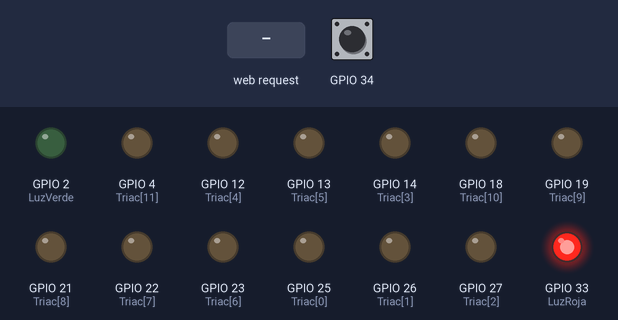
Bench run of a sketch on a simulated ESP32. Shown: output pins drawn as LEDs (lit = HIGH). The inputs (shaded band) are chosen by the test bench; at power-on: GPIO 34 HIGH. Random numbers use the default seed unless the sketch sets one; what the sketch prints to the serial monitor is not drawn.

Above: at 1.2 s.
1.3 s: GPIO 34 pulled LOW for 0.15 s
At 2.28 s:
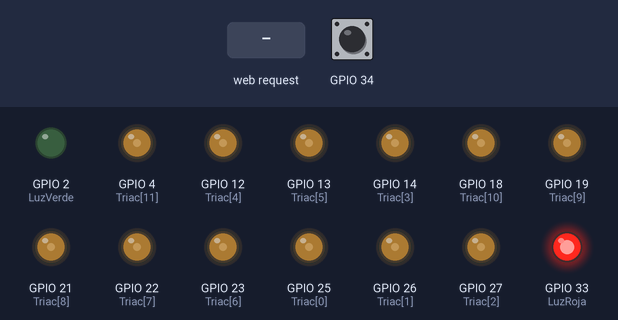
At 2.9 s:
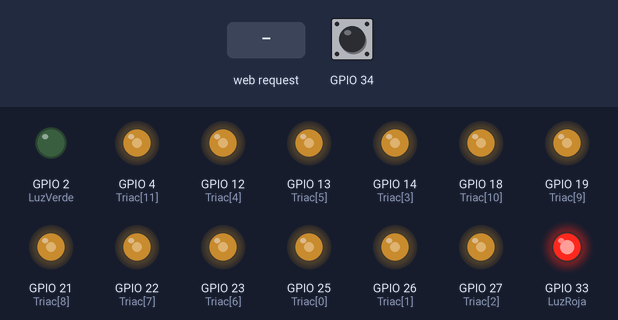
4.3 s: HTTP request GET /?secuencia=3 received
At 6.0 s:
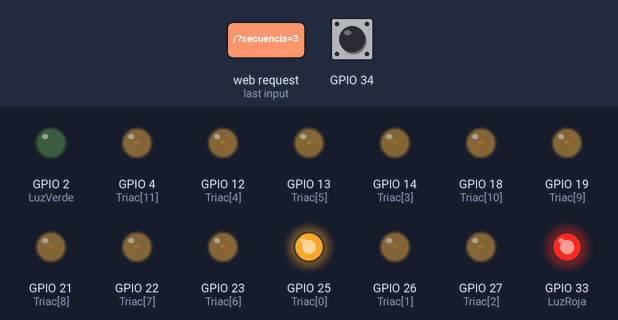
7.3 s: HTTP request GET /?secuencia=4 received
At 8.76 s:
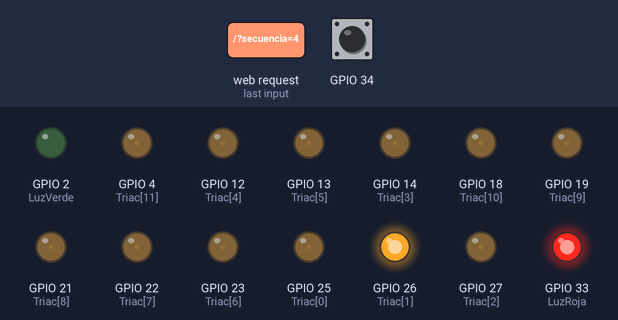
10.3 s: HTTP request GET /?secuencia=3 received
13.3 s: HTTP request GET /?secuencia=4 received
16.3 s: GPIO 34 pulled LOW for 1 s
Timing chart, 0 to 20.3 s (numbered marks = the images above; inputs shaded):
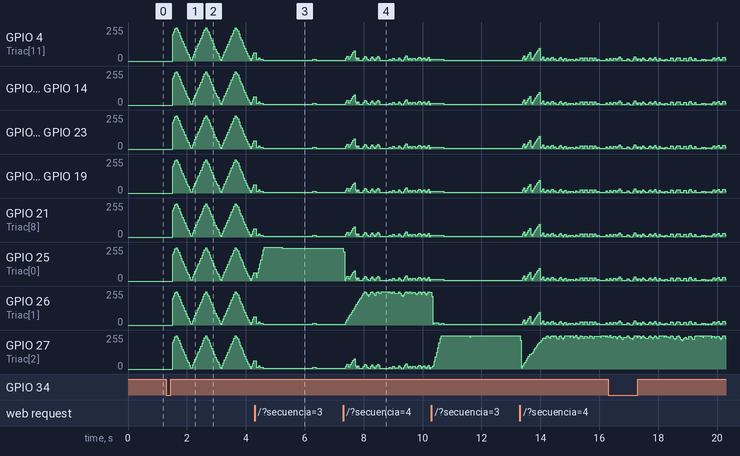

The sketch:

ESP32_Dim-SV-AP.ino
```cpp
#include <WiFi.h>
#include <WebServer.h>
#include <WiFiClientSecure.h>
#include <UniversalTelegramBot.h>

volatile int i = 0;
volatile boolean cruce_cero = false;
int Triac[12] = {25, 26, 27, 14, 12, 13, 23, 22, 21, 19, 18, 4}; // Define los pines de los triacs
volatile int dim[12]; // Define el nivel de dimming para cada triac
int T_int = 100;
int currentTriac = 0; // Variable para llevar la cuenta del triac actual
int LuzVerde = 2;
int LuzRoja = 33;
volatile unsigned long lastTimerInterruptMillis = 0;
volatile unsigned int timerInterruptCount = 0;
volatile unsigned long lastZeroCrossMillis = 0;
volatile unsigned int zeroCrossCount = 0;

int flag = 0;
int flag4 = 0;

unsigned long previousMillis = 0;
unsigned long interval = 5;
bool increasing = true;
volatile bool aux = false;
volatile long aux2;
volatile uint32_t isrCounter = 0;
volatile uint32_t lastIsrAt = 0;

portMUX_TYPE timerMux = portMUX_INITIALIZER_UNLOCKED;
hw_timer_t * timer = NULL;
int flag2 = 0;

enum State {
  STATE_IDLE,
  STATE_SECUENCIA_1,
  STATE_SECUENCIA_2,
  STATE_SECUENCIA_3,
  STATE_SECUENCIA_4,
  STATE_SECUENCIA_5,
  STATE_DIM,
  STATE_DIM_FIJO,
  // Agrega aquí los otros estados...
};
struct WiFiInfo {
  const char* ssid;
  const char* password;
};

#define NUM_NETWORKS 3

// Declara la variable 'state' aquí
State state = STATE_IDLE;

WiFiInfo networks[NUM_NETWORKS] = {
  {"Personal-250", "joaquin1995"},
  {"PANDEMONIUM", "PANDEMONIUM"}
  // Agrega aquí las otras redes Wi-Fi
};
#define BOTtoken "6605703445:AAGYnxji-z2lSjjiQc0EJZpn1IyqNMxkX4s"
#define CHAT_ID "1172351395"
WiFiClientSecure client;
UniversalTelegramBot bot(BOTtoken, client);

WebServer server(80);

int botRequestDelay = 100;
unsigned long lastTimeBotRan;

void handleRoot() {
  if (server.hasArg("secuencia")) {
    String secuencia = server.arg("secuencia");
    if (secuencia == "1") {
      state = STATE_SECUENCIA_1;
    } else if (secuencia == "2") {
      state = STATE_SECUENCIA_2;
    } else if (secuencia == "3") {
      state = STATE_SECUENCIA_3;
    } else if (secuencia == "4") {
      state = STATE_SECUENCIA_4;
    } else if (secuencia == "5") {
      state = STATE_SECUENCIA_5;
    }
  }

  if (server.hasArg("dim")) {
    int dimValue = server.arg("dim").toInt();
    for (int j = 0; j < 12; j++) {
      dim[j] = dimValue;
    }
    state = STATE_DIM_FIJO; // Cambia al nuevo estado
    Serial.println("Dimming fijo establecido en: " + String(dimValue));
  }


  String html = "<!DOCTYPE HTML>";
  html += "<html><head><title>Twisted Transistors Dimming</title><style>";
  html += "body { background-color: #000000; color: #FFFFFF; font-family: Arial, sans-serif; }";
  html += "h1 { color: #ADD8E6; }";
  html += ".center { display: flex; justify-content: center; align-items: center; height: 100vh; flex-direction: column; }";
  html += ".button { background-color: #4CAF50; border: none; color: white; padding: 15px 32px; text-align: center; text-decoration: none; display: inline-block; font-size: 16px; margin: 4px 2px; cursor: pointer; }";
  html += "</style></head><body><div class='center'>";
  html += "<h1>Control de Luces en Bar Barone</h1>";
  html += "<p>Selecciona una secuencia:</p>";
  html += "<button class='button' onClick=location.href='./?secuencia=1'>Secuencia 1 (Todas iguales rapido)</button>";
  html += "<button class='button' onClick=location.href='./?secuencia=2'>Secuencia 2 (Todas iguales lento)</button>";
  html += "<button class='button' onClick=location.href='./?secuencia=3'>Secuencia 3 (1 x 1 rapido)</button>";
  html += "<button class='button' onClick=location.href='./?secuencia=4'>Secuencia 4 (1 x 1 lento)</button>";
  html += "<button class='button' onClick=location.href='./?secuencia=5'>Secuencia 5 (Aleatoria)</button>";
  html += "<p>Establece el dimming fijo:</p>";
  html += "<input type='range' min='0' max='100' value='50' class='slider' id='dimSlider'>";
  html += "<button class='button' onClick=location.href='./?dim='+document.getElementById('dimSlider').value>Establecer Dimming</button>";
  html += "<p>Para mas informacion, contacta al numero de WhatsApp: 2920591019</p>";
  html += "</div></body></html>";
  server.send(200, "text/html", html);
}

void IRAM_ATTR deteccion_Cruce_cero()
{
  if ((millis() - aux2) > 5) {
    zeroCrossCount++;//5ms of debounce
    if (cruce_cero == true) {

      for (int j = 0; j < 12; j++) {
        digitalWrite(Triac[j], LOW);
      }
      i = 0;

    }
    else {
      //digitalWrite(26, HIGH);
      cruce_cero = true;

    }
  }
  aux2 = millis();

}


void IRAM_ATTR Dimer()
{
  portENTER_CRITICAL_ISR(&timerMux);
  timerInterruptCount++;
  if (cruce_cero == true ) {

    for (int j = 0; j < 12; j++) {
      if (i >= dim[j] ) {
        digitalWrite(Triac[j], HIGH);
      }
    }
    if (i >= 100) {
      i = 0;
      for (int j = 0; j < 12; j++) {
        digitalWrite(Triac[j], LOW);
      }

    }
    else {
      {
        i++;
      }
    }
  }
  portEXIT_CRITICAL_ISR(&timerMux);
}
void setup() {
  Serial.begin(9600);
  delay(10);

  // Define los pines de las luces como salida
  pinMode(LuzVerde, OUTPUT);
  pinMode(LuzRoja, OUTPUT);
  digitalWrite(LuzRoja, HIGH);

  // Create a Wi-Fi access point
  WiFi.softAP("TWISTED TRANSISTOR", "12345678");
  IPAddress IP = WiFi.softAPIP();
  Serial.print("AP IP address: ");
  Serial.println(IP);

  server.on("/", handleRoot);
  server.begin();
  Serial.println("Servidor Iniciado");
  Serial.println("Ingrese desde un navegador web usando la siguiente IP:");
  Serial.println(WiFi.softAPIP()); //Obtenemos la IP

  // El resto de tu código...
  for (int j = 0; j < 12; j++) {
    pinMode(Triac[j], OUTPUT);
  }
  for (int j = 0; j < 12; j++) {
    dim[j] = 95;
  }
  pinMode(34, INPUT_PULLUP);
  attachInterrupt(digitalPinToInterrupt(34), deteccion_Cruce_cero, RISING);

  timer = timerBegin(0, 80, true);
  timerAttachInterrupt(timer, &Dimer, true);
  timerAlarmWrite(timer, 100, true);  //RAPIDEZ JEJE ,
  timerAlarmEnable(timer);
}
 void loop() {
  server.handleClient();
  static State lastState = state; // Guarda el último estado
  static unsigned long lastPrintMillis = 0; // Guarda la última vez que se imprimió el dimming

  if (lastState != state) {
    for (int j = 0; j < 12; j++) {
      dim[j] = 100; // Apaga todas las luces
    }
    lastState = state; // Actualiza el último estado
  }
  switch (state) {
    case STATE_IDLE:
      // No hacer nada
      break;
    case STATE_SECUENCIA_1:
      interval = 3;
      loop1();
      break;
    case STATE_SECUENCIA_2:
      interval = 7;
      loop1();
      break;
    case STATE_SECUENCIA_3:
      interval = 3;
      loop2();
      break;
    case STATE_SECUENCIA_4:
      interval = 7;
      loop2();
      break;

    case STATE_SECUENCIA_5:
      interval = 7;
      loop3();
      break;
    case STATE_DIM_FIJO:
      // Aquí puedes poner el código para manejar el dimming fijo
      break;
    case STATE_DIM:
      //Serial.println("Ejecutando dimming normal...");
      // Aquí puedes poner el código para manejar el dimming normal
      break;
      // Agrega aquí los otros casos...
  }


}


void loop1() {
  unsigned long currentMillis = millis();
  if (currentMillis - previousMillis >= interval) {
    previousMillis = currentMillis;
    if (increasing) {
      for (int j = 0; j < 12; j++) {
        if (dim[j] < 100) {
          dim[j]++;
        } else {
          increasing = false;
        }
      }
    } else {
      for (int j = 0; j < 12; j++) {
        if (dim[j] > 0) {
          dim[j]--;
        } else {
          increasing = true;
        }
      }
    }
  }
}


void loop2() {
  unsigned long currentMillis = millis();
  static bool decrementing = true; // Variable para controlar la dirección del dimming

  if (currentMillis - previousMillis >= interval) {
    previousMillis = currentMillis;
    for (int j = 0; j < 12; j++) {
      if (j == currentTriac) {
        if (decrementing && dim[j] > 0) {
          dim[j]--;
        } else if (!decrementing && dim[j] < 100) {
          dim[j]++;
        }

        if (dim[j] == 0) {
          decrementing = false; // Cambia la dirección del dimming a incrementar
        } else if (dim[j] == 100 && !decrementing) {
          decrementing = true; // Cambia la dirección del dimming a decrementar
          currentTriac = (currentTriac + 1) % 12; // Pasa al siguiente triac
        }
      } else {
        dim[j] = 100;
      }
    }
  }
}
void loop3() {
  unsigned long currentMillis = millis();
  static bool decrementing = true; // Variable para controlar la dirección del dimming
  static int currentTriac = random(0, 12); // Elige un triac aleatorio al inicio

  if (currentMillis - previousMillis >= interval) {
    previousMillis = currentMillis;
    if (decrementing && dim[currentTriac] > 0) {
      dim[currentTriac]--;
    } else if (!decrementing && dim[currentTriac] < 100) {
      dim[currentTriac]++;
    }

    if (dim[currentTriac] == 0) {
      decrementing = false; // Cambia la dirección del dimming a incrementar
    } else if ( dim[currentTriac] == 100 && !decrementing) {
      decrementing = true; // Cambia la dirección del dimming a decrementar
      currentTriac = random(0, 12); // Elige un nuevo triac aleatorio
    }
  }
}
```
